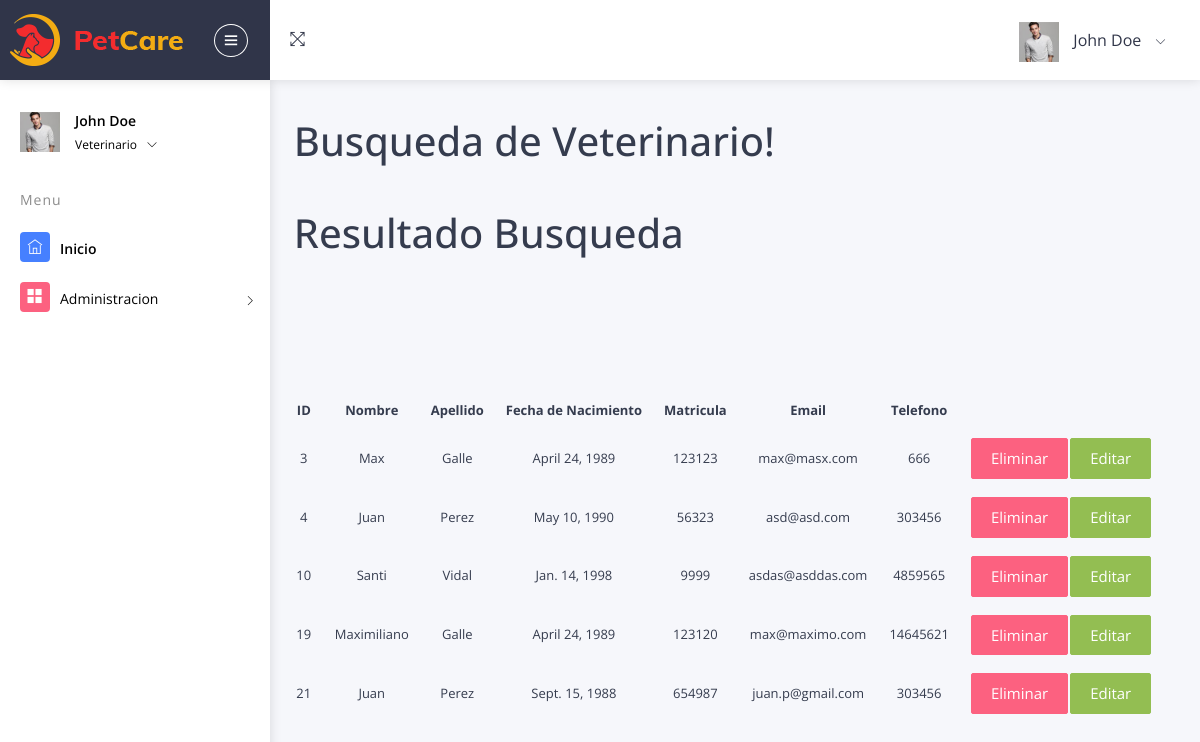
Screenshot of /AppVet/busquedaVeteAll/ (signed in) with the database file from the repository.
### AppVet/models.py (models this page shows, shortened)
class DatosVeterinarios(models.Model):
    nombreVet = models.CharField(max_length=30)
    apellidoVet = models.CharField(max_length=30)
    fechaNacimientoVet = models.DateField()
    matriculaVet = models.IntegerField()
    emailVet = models.EmailField(max_length=254)
    telefonoVet = models.IntegerField()

### AppVet/views.py (the view)
# urls.py: path('busquedaVeteAll/', views.busquedaVeteAll, name="busquedaVeteAll"),
@login_required
def busquedaVeteAll(request):
    veterinarios = DatosVeterinarios.objects.all()
    return render(request, "AppVet/App/Veterinario/busqueda_veterinarioall.html", {"veterinarios": veterinarios})

### AppVet/templates/AppVet/App/Veterinario/busqueda_veterinarioall.html (shortened to what this page needs)
{% extends "AppVet/App/app_admin.html" %} {% load static %} {% block titulo %}
<h1 class="mb-5">Busqueda de Veterinario!</h1>
{% endblock %} {% block contenido_que_cambia %}
<h1>Resultado Busqueda</h1>
{% if veterinarios %}
<table>
  <tr>
    <h3>
      <th width="20px"><p align="center">ID</p></th>
      <th width="20px"><p align="center"></p></th>
      <th width="30"><p align="center">Nombre</p></th>
      <th width="20px"><p align="center"></p></th>
      <th width="30"><p align="center">Apellido</p></th>
      <th width="20px"><p align="center"></p></th>
      <th width="20"><p align="center">Fecha de Nacimiento</p></th>
      <th width="20px"><p align="center"></p></th>
      <th width="10"><p align="center">Matricula</p></th>
      <th width="20px"><p align="center"></p></th>
      <th width="50"><p align="center">Email</p></th>
      <th width="20px"><p align="center"></p></th>
      <th width="10"><p align="center">Telefono</p></th>
      <th width="20px"><p align="center"></p></th>
      <th width="10">
      </th>
      <th width="10">
      </th>
    </h3>
  </tr>
  {% for veterinario in veterinarios %}
  <tr>
    <h3>
      <td width="20"><p align="center">{{veterinario.id}}</p></td>
      <th width="20px"><p align="center"></p></th>
      <td width="50"><p align="center">{{veterinario.nombreVet}}</p></td>
      <th width="20px"><p align="center"></p></th>
      <td width="50"><p align="center">{{veterinario.apellidoVet}}</p></td>
      <th width="20px"><p align="center"></p></th>
      <td width="50">
        <p align="center">{{veterinario.fechaNacimientoVet}}</p>
      </td>
      <th width="20px"><p align="center"></p></th>
      <td width="50"><p align="center">{{veterinario.matriculaVet}}</p></td>
      <th width="20px"><p align="center"></p></th>
      <td width="50"><p align="center">{{veterinario.emailVet}}</p></td>
      <th width="20px"><p align="center"></p></th>
      <td width="50"><p align="center">{{veterinario.telefonoVet}}</p></td>
      <th width="20px"><p align="center"></p></th>
    </h3>
    <td width="50">
      <p align="center">
        <a
          class="btn btn-danger"
          href="{% url 'eliminarVeterinario' veterinario.id %}"
        >
          Eliminar
        </a>
      </p>
    </td>
    <td width="50">
      <p align="center">
        <a
          class="btn btn-success"
          href="{% url 'modificarVeterinario' veterinario.id %}"
        >
          Editar
        </a>
      </p>
    </td>
  </tr>
  <br />
  {% endfor %} {% else %}
  <p>No se encontraron Veterinarios</p>
  {% endif %} {% endblock %}

### rows the page displays
DatosVeterinarios: id "3", nombreVet "Max", apellidoVet "Galle", fechaNacimientoVet "April 24, 1989", matriculaVet "123123", emailVet "max@masx.com", telefonoVet "666"
DatosVeterinarios: id "4", nombreVet "Juan", apellidoVet "Perez", fechaNacimientoVet "May 10, 1990", matriculaVet "56323", emailVet "asd@asd.com", telefonoVet "303456"
DatosVeterinarios: id "10", nombreVet "Santi", apellidoVet "Vidal", fechaNacimientoVet "Jan. 14, 1998", matriculaVet "9999", emailVet "asdas@asddas.com", telefonoVet "4859565"
DatosVeterinarios: id "19", nombreVet "Maximiliano", apellidoVet "Galle", fechaNacimientoVet "April 24, 1989", matriculaVet "123120", emailVet "max@maximo.com", telefonoVet "14645621"
DatosVeterinarios: id "21", nombreVet "Juan", apellidoVet "Perez", fechaNacimientoVet "Sept. 15, 1988", matriculaVet "654987", emailVet "juan.p@gmail.com", telefonoVet "303456"
